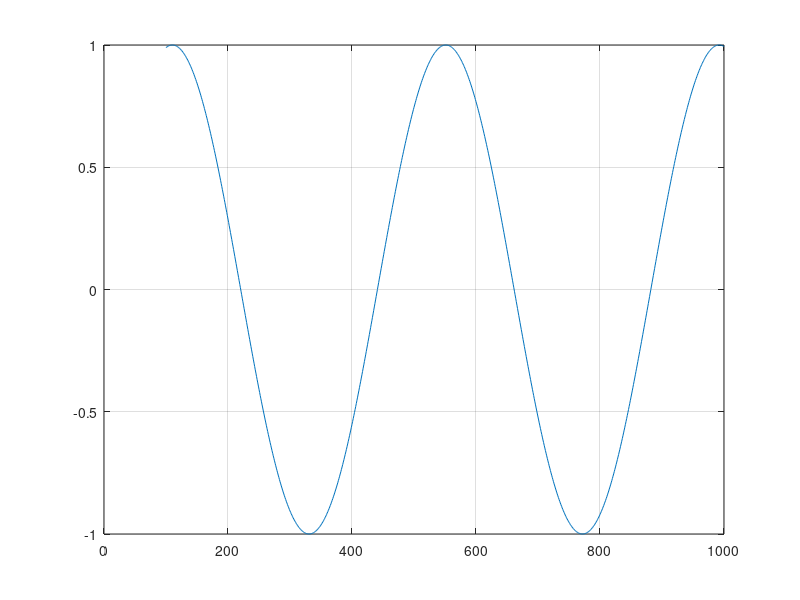

MATLAB code for this plot:
clear;
close all;
f=100;%Меняется
fd=44100;%Постоянная
w=2*pi*f/fd;%Это формула
startSig=100;%Это время начала
endSig=1000;%Это время конца
A=1;%Постоянная
x=[];y=[];
for t= startSig:endSig
    x=[x,t];
    y=[y,(A*sin(w*t))];
    t=t+1;
end
plot(x,y)
grid on;